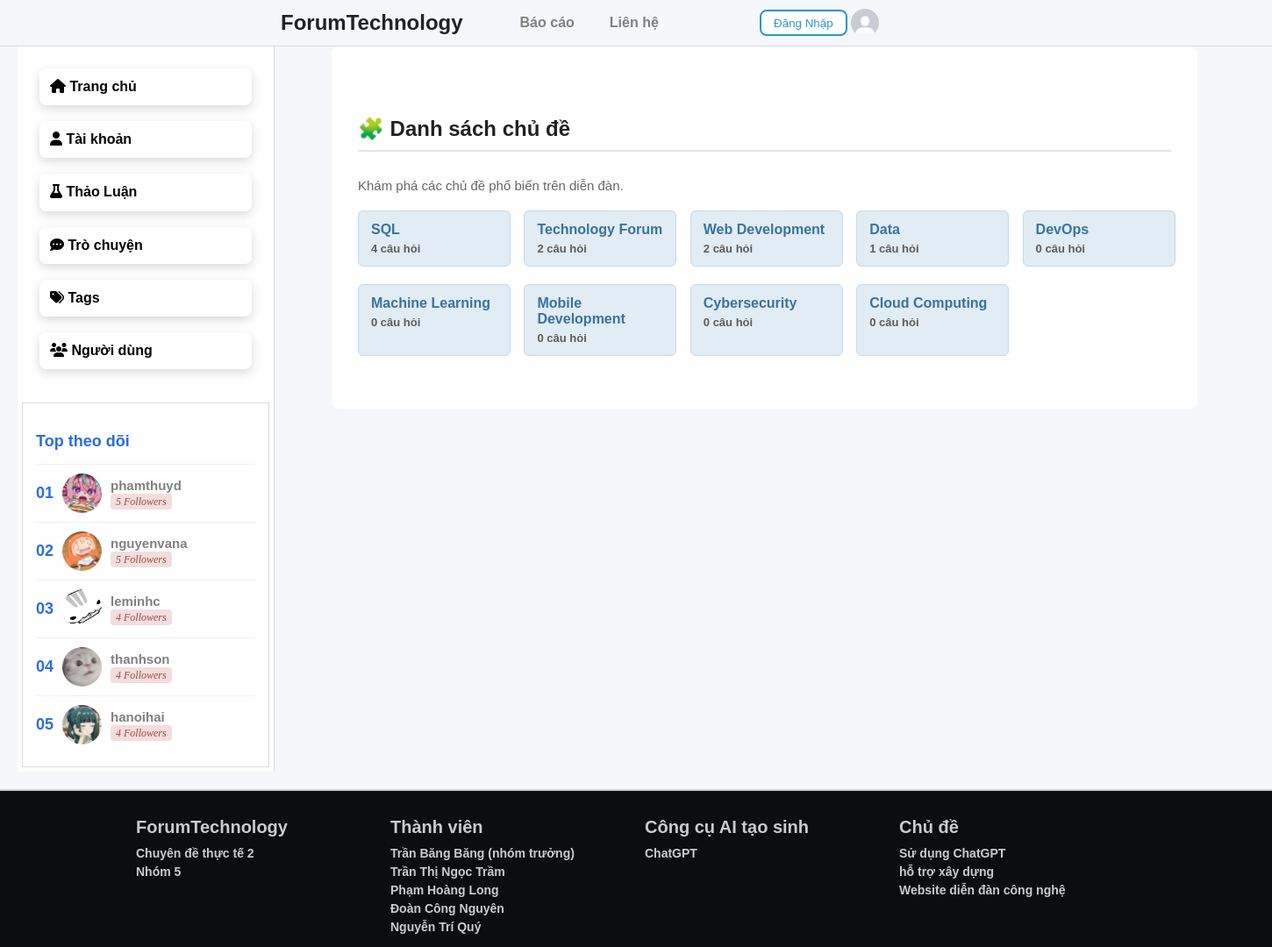
The app's page /index.php?page=tag with its own data.
### tables this page shows
CREATE TABLE `users` (
  `User_ID` int(11) NOT NULL,
  `User_name` varchar(100) DEFAULT NULL,
  `ID_Ques` int(11) DEFAULT NULL,
  `email` varchar(100) DEFAULT NULL,
  `password` varchar(100) DEFAULT NULL,
  `avatar` varchar(255) DEFAULT 'uploads/avatar/1751079726_avatar_md.jpg',
  `follow` int(11) DEFAULT NULL,
  `created_at` datetime DEFAULT current_timestamp(),
  `last_login` datetime DEFAULT NULL,
  `bio` text DEFAULT NULL,
  `location` varchar(100) DEFAULT NULL,
  `phone_number` varchar(20) DEFAULT NULL,
  `About` longtext NOT NULL
);

CREATE TABLE `tags` (
  `ID_tag` int(11) NOT NULL,
  `Name` varchar(100) DEFAULT NULL
);

### Code/top_bxh.php (the view, shortened to what this page needs)
<?php
include 'connect.php';
$sql = "SELECT User_name, avatar, follow, User_ID FROM users ORDER BY follow DESC LIMIT 5";
$result = $conn->query($sql);
?>
<!DOCTYPE html>
<html lang="en">
<head>
    <link rel="stylesheet" href="https://cdnjs.cloudflare.com/ajax/libs/font-awesome/6.5.0/css/all.min.css">
    <link rel="stylesheet" href="../Style/nav.css">
</head>
<body>
    <div class="top-follow-box">
        <h3>Top theo dõi</h3>
<ul class="top-follow-list">
    <?php
    $rank = 1;
    if ($result && $result->num_rows > 0) {
        while ($row = $result->fetch_assoc()) {
            $avatar = !empty($row['avatar']) ? $row['avatar'] : 'uploads/icon/avatar_md.jpg';
            $name = htmlspecialchars($row['User_name']);
            $follow = number_format((int)$row['follow']);
            $user_id = (int)$row['User_ID'];
    ?>
            <li>
                <span class="rank"><?php echo str_pad($rank, 2, '0', STR_PAD_LEFT); ?></span>
                <img src="<?php echo $avatar; ?>" alt="Avatar">
                <div class="user-info">
                    <a class="Top-name" href="Code/check.php?user_id=<?php echo $user_id; ?>">
                        <strong><?php echo $name; ?></strong>
                    </a>
                    <div><span class="follow"><?php echo $follow; ?> Followers</span></div>
                </div>
            </li>
    <?php
            $rank++;
        }
    } else {
        echo "<li>Không có dữ liệu.</li>";
    }
    ?>
</ul>
    </div>
</body>
</html>

### Code/tag.php (shortened to what this page needs)
<?php include 'connect.php'; ?>
<!DOCTYPE html>
<html lang="vi">
<head>
  <link rel="stylesheet" href="../Style/tag.css">
</head>
<body>
  <div class="main_tag">
    <h2>🧩 Danh sách chủ đề </h2>
    <p class="description">Khám phá các chủ đề phổ biến trên diễn đàn.</p>
    <div class="tag-grid">
      <?php
      $sql = "SELECT t.ID_tag, t.Name, COUNT(q.ID_Ques) AS total_questions
              FROM tags t
              LEFT JOIN questions q ON t.ID_tag = q.ID_Tags
              GROUP BY t.ID_tag, t.Name
              ORDER BY total_questions DESC";
      $result = $conn->query($sql);
      if ($result->num_rows > 0) {
          while ($tag = $result->fetch_assoc()) {
            echo '<a class="question-title tag-card" href="../WebForumTechnology/Code/tag_ques.php?tag=' . urlencode($tag['Name']) . '">';
              echo '<div class="tag-title">' . htmlspecialchars($tag['Name']) . '</div>';
              echo '<div class="tag-count">' . $tag['total_questions'] . ' câu hỏi</div>';
              echo '</a>';
          }
      } else {
          echo '<p>Không có tag nào.</p>';
      }
      ?>
    </div>
  </div>
</body>
</html>

### Style/main.css (style rules this page uses)
body { font-family: Arial, sans-serif; background-color: #f6f6f6; margin: 0; }

### Style/mainPost.css (style rules this page uses)
body { font-family: Arial, sans-serif; background-color: #f6f6f6; margin: 0; }

### Style/nav.css (style rules this page uses)
.top-follow-box { border: 1px solid #ddd; padding: 15px; background-color: #fff; font-family: Arial, sans-serif; }
.top-follow-box h3 { font-size: 18px; color: #2d6cdf; margin-bottom: 15px; }
.top-follow-list { list-style: none; padding: 0; margin: 0; }
.top-follow-list li { display: flex; align-items: center; border-top: 1px solid #f0f0f0; padding: 10px 0; }
.top-follow-list .rank { font-weight: bold; color: #2d6cdf; font-size: 18px; }
.top-follow-list img { width: 45px; height: 45px; border-radius: 50%; margin: 0 10px; }
.top-follow-list .user-info { flex: 1; }
.top-follow-list .user-info strong { display: block; font-size: 15px; }
.top-follow-list .follow { background-color: #f2dede; color: #a94442; padding: 2px 6px; font-size: 12px; border-radius: 4px; }
a.Top-name { box-shadow: none; background-color: transparent; font-family:Arial, Helvetica, sans-serif; font-style: normal; font-weight: 400; }

### Style/header.css (style rules this page uses)
body { margin: 0; font-family: Arial; }
a { text-decoration: none; color: gray; font-weight: bold; }
.user-info { align-content: center; width: max-content; font-style: italic; font-family: cursive; padding-right: 2%; }

### Style/user.css (style rules this page uses)
body { margin: 10%; font-family: Arial, Helvetica, sans-serif; }

### Style/tag.css (style rules this page uses)
body { font-family: 'Segoe UI', Tahoma, Geneva, Verdana, sans-serif; background-color: #f6f6f6; margin: 0; padding: 0; }
.main_tag { max-width: 1000px; margin: 30px auto; background-color: white; padding: 30px; border-radius: 10px; }
h2 { font-size: 24px; color: #222; }
.description { color: #666; margin-bottom: 20px; }
.tag-grid { display: grid; grid-template-columns: repeat(auto-fit, minmax(160px, 1fr)); gap: 20px; }
.tag-card { width: 85%; background-color: #e1ecf4; border: 1px solid #c6d9ec; border-radius: 6px; padding: 12px 14px; text-decoration: none; transition: 0.2s ease; }
.tag-title { font-size: 16px; color: #39739d; font-weight: bold; }
.tag-count { font-size: 13px; color: #5c5c5c; margin-top: 5px; }
body { margin: 0; font-family: 'Segoe UI', Tahoma, sans-serif; background-color: #f5f7fa; color: #333; }
h2 { font-size: 24px; margin-bottom: 30px; color: #222; border-bottom: 2px solid #e2e6ea; padding-bottom: 10px; }
.question-title { font-size: 18px; font-weight: bold; color: #0074cc; text-decoration: none; }
p { font-size: 15px; color: #555; }

### Style/footer.css (style rules this page uses)
body { margin: 0; font-family: Arial; }

### records on screen
users: rank "01", avatar (picture), User_name "phamthuyd", follow "5"
users: rank "02", avatar (picture), User_name "nguyenvana", follow "5"
users: rank "03", avatar (picture), User_name "leminhc", follow "4"
users: rank "04", avatar (picture), User_name "thanhson", follow "4"
users: rank "05", avatar (picture), User_name "hanoihai", follow "4"
tags: Name "SQL", total_questions "4"
tags: Name "Technology Forum", total_questions "2"
tags: Name "Web Development", total_questions "2"
tags: Name "Data", total_questions "1"
tags: Name "DevOps", total_questions "0"
tags: Name "Machine Learning", total_questions "0"
tags: Name "Mobile Development", total_questions "0"
tags: Name "Cybersecurity", total_questions "0"
tags: Name "Cloud Computing", total_questions "0"
